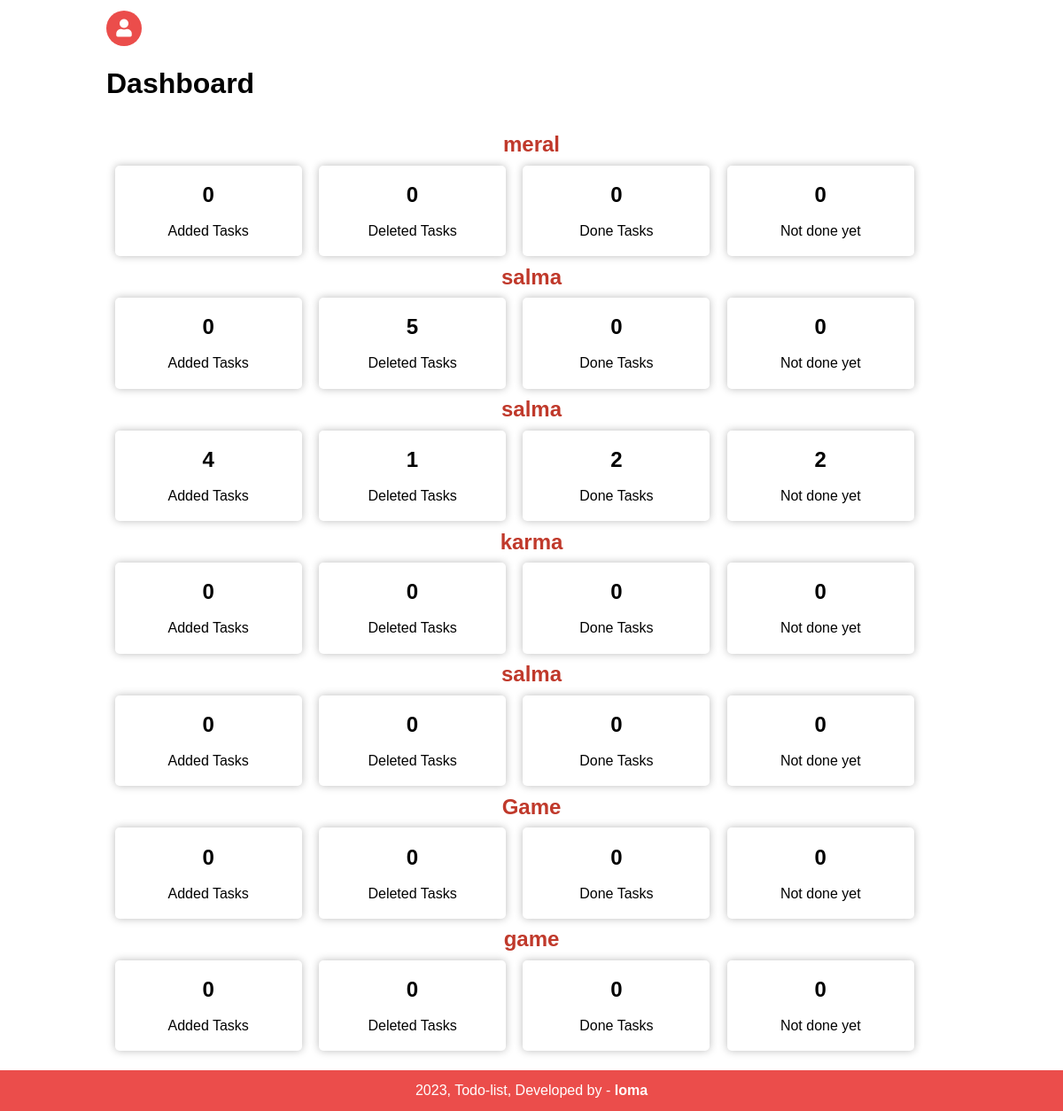
Screenshot of /todo-list-OOP/index.php with the database file from the repository.
### tables this page shows
CREATE TABLE `user` (
  `id` int(255) NOT NULL,
  `name` varchar(255) NOT NULL,
  `user_name` varchar(255) NOT NULL,
  `password` varchar(255) NOT NULL,
  `deleted_tasks` int(255) UNSIGNED NOT NULL
);

### todo-list-OOP/config/connection.php (called while the page is built, shortened)
<?php
class Connection
{
    public $mysqli;
    public function __construct($host, $user_name, $password, $database)
    {
        $this->mysqli = new mysqli($host, $user_name, $password, $database);
    }
    public function getData($tablename, $order, $condition = 1)
    {
        $statement = "SELECT * FROM $tablename  where $condition ORDER BY $order";
        $res = $this->mysqli->query($statement);
        if ($res->num_rows === 0) {
            return [];
        }
        $notes = mysqli_fetch_all($res, MYSQLI_ASSOC);
        return $notes;
    }
}
return new connection('localhost', 'root', '', 'todo-list');
?>

### todo-list-OOP/index.php (the view, shortened to what this page needs)
<?php
include_once('partials/menu.php');
$conn = require_once('config/connection.php');
?>
<body>
    <div class="menu text-center">
        <div class="wrapper">
            <a href="userpage.php" class="home-icon">
                <i class="fas fa-user"></i>
            </a>
        </div>
    </div>
    <div class="main-contet">
        <div class="wrapper">
            <h1>Dashboard</h1>
            <br>
            <br>
            <?php
            $data = $conn->getData('user', 'id');
            foreach ($data as $key => $value) {
                $name = $value['name'];
                $deleted_tasks = $value['deleted_tasks'];
                $id=$value['id'];
                $tasks=$conn->getData('task','start_date',"user_id=$id");
                $numberOfTasks=count($tasks);
                $tasks=$conn->getData('task','start_date',"user_id=$id AND status='done'");
                $doneTasks=count($tasks);
                $notdone=$numberOfTasks-$doneTasks;
                ?>
                <div>
                    <h2 class="text-center link"><?=$name?></h2>
                    <div class="col-4 text-center">
                        <h2><?=$numberOfTasks?></h2>
                        <br />
                        Added Tasks
                    </div>
                    <div class="col-4 text-center">
                        <h2><?=$deleted_tasks?></h2>
                        <br />
                        Deleted Tasks
                    </div>
                    <div class="col-4 text-center">
                        <h2><?=$doneTasks?></h2>
                        <br />
                        Done Tasks
                    </div>
                    <div class="col-4 text-center">
                        <h2><?=$notdone?></h2>
                        <br />
                        Not done yet
                    </div>
                </div>
                <?php
            }
            ?>
        </div>
    </div>
    <?php
    include_once('partials/footer.php');
    ?>

### todo-list-OOP/partials/menu.php (shortened to what this page needs)
<html>
<head>
    <link rel="stylesheet" href="css/style.css">
    <link rel="stylesheet" href="https://cdnjs.cloudflare.com/ajax/libs/font-awesome/5.15.3/css/all.min.css">
</head>

### todo-list-OOP/partials/footer.php (shortened to what this page needs)
<div class="footer">
        <div class="wrapper">
        <p class="text-center">
            2023, Todo-list, Developed by - <a href="https://www.linkedin.com/in/salma-r-bedair-252878221/" class="link" target="_blank" style="color:white"> loma </a>
        </p>
            </div>
        </div>
    </body>
</html>

### todo-list-OOP/css/style.css (style rules this page uses)
* { margin: 0; padding: 0; font-family: Arial, Helvetica, sans-serif; }
.wrapper { padding: 1%; margin: 0 auto; width: 80%; }
.link { text-decoration: none; font-weight: bold; color: #c0392b; }
.text-center { text-align: center; }
.home-icon { display: flex; justify-content: center; align-items: center; width: 40px; height: 40px; background-color: #eb4d4b; border-radius: 50%; color: #fff; font-size: 20px; text-decoration: none; }
.col-4 { width: 18%; padding: 2%; margin: 1%; background-color: white; float: left; border-radius: 5px; box-shadow: 0px 0px 10px #bbb; }
.footer { background-color: #eb4d4b; color: white; padding: 2px; }

### rows the page displays
user: name "meral", numberOfTasks "0", deleted_tasks "0", doneTasks "0", notdone "0"
user: name "salma", numberOfTasks "0", deleted_tasks "5", doneTasks "0", notdone "0"
user: name "salma", numberOfTasks "4", deleted_tasks "1", doneTasks "2", notdone "2"
user: name "karma", numberOfTasks "0", deleted_tasks "0", doneTasks "0", notdone "0"
user: name "salma", numberOfTasks "0", deleted_tasks "0", doneTasks "0", notdone "0"
user: name "Game", numberOfTasks "0", deleted_tasks "0", doneTasks "0", notdone "0"
user: name "game", numberOfTasks "0", deleted_tasks "0", doneTasks "0", notdone "0"
